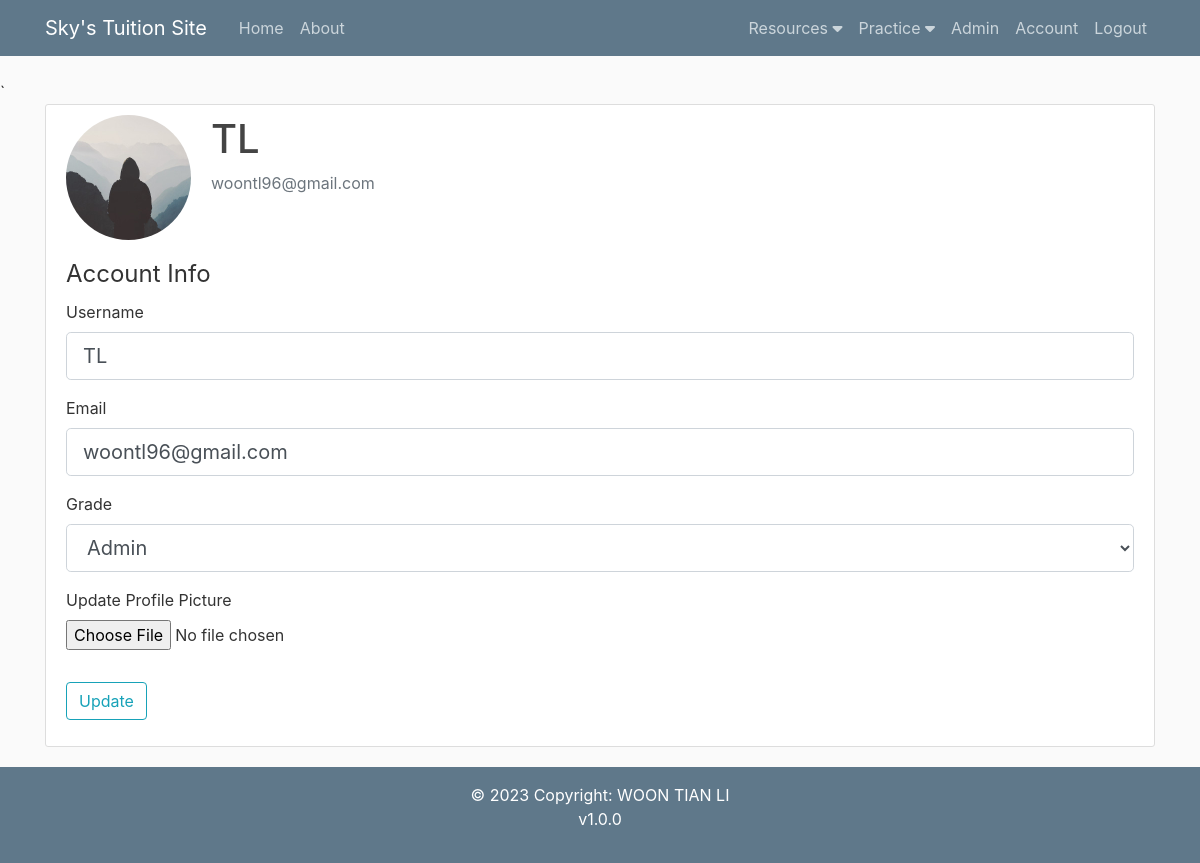
Page /account (signed in) on the committed database.
### flaskblog/models.py (models this page shows, shortened)
class User(db.Model, UserMixin): #Creating user table in DB
    id = db.Column(db.Integer, primary_key = True) #ID defined as an integer and to be the primary key)
    username = db.Column(db.String(20), unique=True, nullable=False) #name to be a string, max 20 characters, must be unique, and required, cannot be null
    email = db.Column(db.String(120), unique=True, nullable=False)
    image_file = db.Column(db.String(20), nullable=False, default='default.jpg') #user image defaults to a default.jpg
    password = db.Column(db.String(60), nullable=False)
    account_type = db.Column(db.String(60), nullable=False)
    notes = db.relationship('Note', backref='author', lazy=True)
    homeworks = db.relationship('Homework', backref='author', lazy=True)
    activities = db.relationship('Activity', backref='author', lazy=True)
    changelogs = db.relationship('Changelog', backref='author', lazy=True)
    topics = db.Column(db.String(1000))
    topics_check = db.Column(db.String(1000))
    description1 = db.Column(db.String(1000))
    date1 = db.Column(db.Date)
    time1 = db.Column(db.Time)
    description2 = db.Column(db.String(1000))
    date2 = db.Column(db.Date)
    time2 = db.Column(db.Time)
    description3 = db.Column(db.String(1000))
    date3 = db.Column(db.Date)
    time3 = db.Column(db.Time)
    description4 = db.Column(db.String(1000))
    date4 = db.Column(db.Date)
    time4 = db.Column(db.Time)
    grade = db.Column(db.String(200))

### flaskblog/users/routes.py (the view)
@users.route("/account", methods=['GET', 'POST'])
@login_required #Requires login to view this route
def account():
    form = UpdateAccountForm()
    if form.validate_on_submit():
        if form.picture.data:
            picture_file = save_picture(form.picture.data)
            current_user.image_file = picture_file
        current_user.username = form.username.data
        current_user.email = form.email.data
        current_user.grade = form.grade.data
        db.session.commit()
        flash('Your account has been updated!', 'success')
        return redirect(url_for('users.account'))
    elif request.method == 'GET':
        form.username.data = current_user.username
        form.email.data = current_user.email
        form.grade.data = current_user.grade
    image_file = url_for('static', filename='profile_pics/' + current_user.image_file) #Define image_file variable with file path + jpg
    return render_template('account.html', title='Account', image_file=image_file, form=form)

### flaskblog/users/forms.py (shortened to what this page needs)
class UpdateAccountForm(FlaskForm):
    username = StringField('Username',
                            validators=[DataRequired(), #Must enter a name
                            Length(min=2, max=20)]) #name must be between 2-20 characters
    email = StringField('Email',
                        validators=[DataRequired(), #Must enter email
                        Email()]) #Checks if email is legit
    grade = SelectField('Grade', choices=[6,7,8,9,10,11,12,'Admin'])
    picture = FileField('Update Profile Picture', validators=[FileAllowed(['jpg', 'png','jpeg'])])
    submit = SubmitField('Update')

### flaskblog/models.py (called while the page is built)
@login_manager.user_loader
def load_user(user_id):
    return User.query.get(int(user_id))

### flaskblog/templates/account.html (shortened to what this page needs)
{% extends "layout.html" %}
{% block content %}
    <div class="content-section">
        <div class="media">
            <img class="rounded-circle account-img" src="{{ image_file }}">
            <div class="media-body">
                <h2 class="account-heading">{{ current_user.username }}</h2>
                <p class="text-secondary">{{ current_user.email }}</p>
            </div>
        </div>
        <form method="POST" action=""novalidate enctype="multipart/form-data">
            <fieldset class="form-group">
                <legend class="border-bottom-mb-4">Account Info</legend>
                <div class="form-group">
                    {{ form.username.label(class="form-control-label") }}
                    {% if form.username.errors %}
                        {{ form.username(class="form-control form-control-lg is-invalid") }}
                        <div class="invalid-feedback">
                            {% for error in form.username.errors %}
                                <span>{{ error }}</span>
                            {% endfor %}
                        </div>
                    {% else %}
                        {{ form.username(class="form-control form-control-lg") }}
                    {% endif %}
                </div>
                <div class="form-group">
                    {{ form.email.label(class="form-control-label") }}
                    {% if form.email.errors %}
                    {{ form.email(class="form-control form-control-lg is-invalid") }}
                    <div class="invalid-feedback">
                        {% for error in form.email.errors %}
                            <span>{{ error }}</span>
                        {% endfor %}
                    </div>
                {% else %}
                    {{ form.email(class="form-control form-control-lg") }}
                {% endif %}
                </div>
                <div class="form-group">
                    {{ form.grade.label(class="form-control-label") }}
                    {% if form.grade.errors %}
                    {{ form.grade(class="form-control form-control-lg is-invalid") }}
                    <div class="invalid-feedback">
                        {% for error in form.grade.errors %}
                            <span>{{ error }}</span>
                        {% endfor %}
                    </div>
                    {% else %}
                        {{ form.grade(class="form-control form-control-lg") }}
                    {% endif %}
                </div>
                <div class="form-group">
                    {{ form.picture.label() }}
                    {{ form.picture(class="form-control-file") }}
                </div>
            </fieldset>
            <div class="form-group">
                {{ form.submit(class="btn btn-outline-info") }}
            </div>
        </form>
    </div>
{% endblock content %}

### flaskblog/static/main.css (style rules this page uses)
body { background: #fafafa; color: #333333; margin-top: 5rem; }
h1, h2, h3, h4, h5, h6 { color: #444444; }
.content-section { background: #ffffff; padding: 10px 20px; border: 1px solid #dddddd; border-radius: 3px; margin-bottom: 20px; }
.account-img { height: 125px; width: 125px; margin-right: 20px; margin-bottom: 16px; }
.account-heading { font-size: 2.5rem; }

### rows in the picture
User: username "TL", email "woontl96@gmail.com", grade "Admin"
